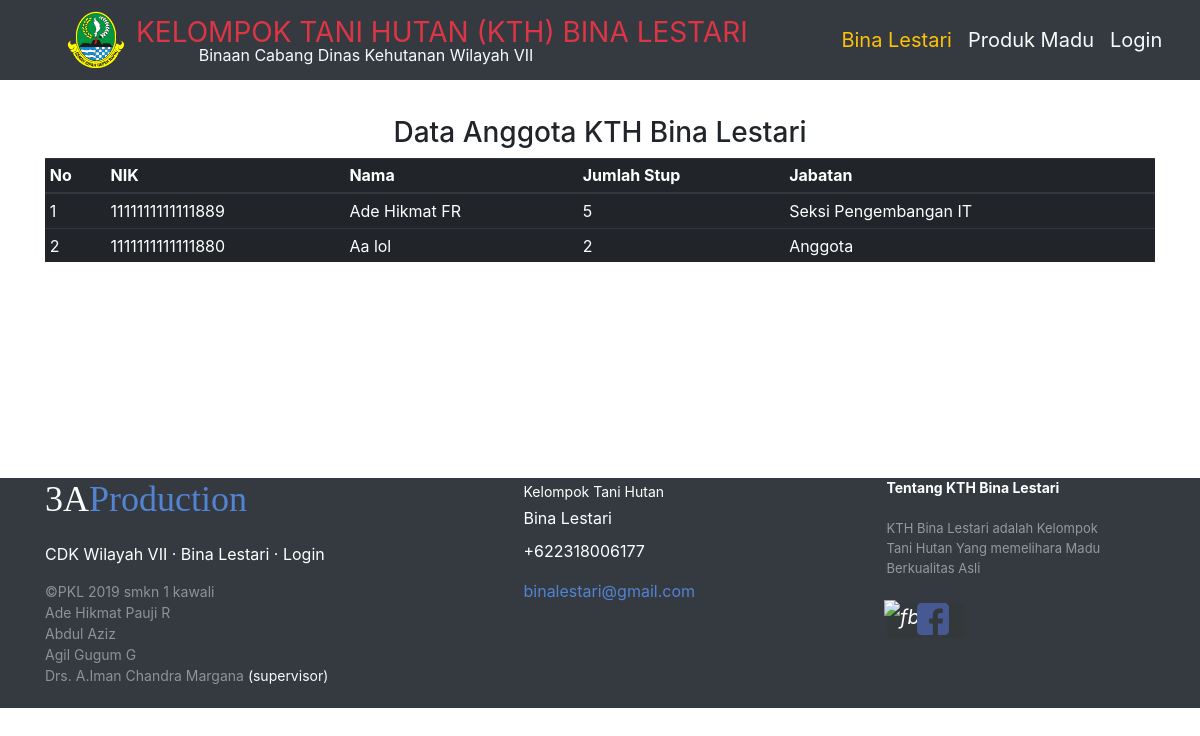
Screenshot of /info-anggota.php with the database file from the repository.
### tables this page shows
CREATE TABLE `logo` (
  `id_logo` int(11) NOT NULL,
  `nama_logo` varchar(100) DEFAULT NULL,
  `untuk` varchar(100) NOT NULL
);

CREATE TABLE `kth` (
  `id_kth` int(11) NOT NULL,
  `nama_kth` varchar(100) DEFAULT NULL,
  `alamat` text,
  `maps` varchar(255) DEFAULT NULL,
  `anggota` int(11) DEFAULT NULL
);

CREATE TABLE `anggota` (
  `id_anggota` int(11) NOT NULL,
  `nik` varchar(100) DEFAULT NULL,
  `nama` varchar(100) NOT NULL,
  `ttl` varchar(100) DEFAULT NULL,
  `jk` varchar(11) DEFAULT NULL,
  `alamat` text,
  `status` varchar(50) DEFAULT NULL,
  `pekerjaan` varchar(100) DEFAULT NULL,
  `id_kth` int(11) DEFAULT NULL,
  `id_jabatan` int(11) DEFAULT NULL,
  `jml_stup` int(11) DEFAULT NULL,
  `token` varchar(255) DEFAULT NULL
);

CREATE TABLE `jabatan` (
  `id_jabatan` int(11) NOT NULL,
  `nama_jabatan` varchar(100) DEFAULT NULL
);

CREATE TABLE `contac` (
  `id_con` int(11) NOT NULL,
  `nohp` varchar(15) DEFAULT NULL,
  `email` varchar(100) DEFAULT NULL,
  `about` varchar(255) DEFAULT NULL,
  `fb` varchar(100) DEFAULT NULL
);

### sql/index.php (called while the page is built, shortened)
<?php
function tampil($key){
  $row=[];
  $query=mysql_query($key);
   while($rows=mysql_fetch_assoc($query)){
     $row[]=$rows;
   }
 return $row;
}

### info-anggota.php (the view, shortened to what this page needs)
<?php
require "sql/index.php";
require "validasi/index.php";
$tp="SELECT * FROM logo WHERE untuk='cdk'";
$pt=tampil($tp);
$logo=$pt[0]['nama_logo'];
$kth="SELECT * from kth where id_kth='1'";
$tm=tampil($kth);
$namekth=$tm[0]['nama_kth'];
?>
 <!DOCTYPE html>
<html>
<head>
  <link rel="stylesheet" type="text/css" href="bootstrap/css/bootstrap.css">
  <link rel="stylesheet" type="text/css" href="css/lg.css">
  <link rel="stylesheet" type="text/css" href="css/sm.css">
  <link rel="stylesheet" type="text/css" href="css/style.css">
</head>
<body>
<section>
    <nav class="navbar navbar-expand-lg navbar-light bg-dark fixed-top">
      <img src="admin/img/logo/<?=$logo?>">
<a class="navbar-brand text-danger mb-3" href="index.php">KELOMPOK TANI HUTAN (KTH) <?php echo strtoupper($namekth);?></a>
    <span class="bin text-light" style="margin-left:-565px; margin-top:30px; margin-right:300px">Binaan Cabang Dinas Kehutanan Wilayah VII</span>
    <div class="collapse navbar-collapse" id="navbarNav">
      <ul class="navbar-nav">
        <li class="nav-item">
          <a class="nav-link text-warning" href="kth-lestari.php"><?=$namekth;?></a>
        </li>
        <li class="nav-item">
	        <a class="nav-link text-light" href="info-produk.php">Produk Madu</a>
	      </li>
        <li class="nav-item">
          <a class="nav-link text-light" href="login.php">Login</a>
        </li>
      </ul>
    </div>
</nav>
</section>
<section>
    <div class="container topp">
          <div class="row justify-content-center">
        <h3 class="mt-3 mb-2">Data Anggota KTH Bina Lestari</h3>
            <div class="container table-responsive" style="overflow-y: hidden;">
                <div data-role="main" class="ui-content">
                  <table data-role="table" class="table table-sm table-hover table-dark" >
                   <thead>
                    <tr>
                   <th>No</th>
                   <th>NIK</th>
                   <th>Nama</th>
                   <th>Jumlah Stup</th>
                   <th>Jabatan</th>
                   </tr>
                   </thead>
                   <tbody>
                   <?php
                   $aa=1;
                   $ku="SELECT * FROM anggota,jabatan where jabatan.id_jabatan=anggota.id_jabatan and id_kth='1'";
                  $ku=tampil($ku);
                   foreach($ku as $u):
                    ?>
                   <tr>
                   <td><?=$aa?></td>
                   <td><?=$u['nik']?></td>
                   <td><?=$u['nama']?></td>
                   <td><?=$u['jml_stup']?></td>
                   <td><?=$u['nama_jabatan']?></td>
                   </tr>
                   <?php $aa++; endforeach;?>
                   </tbody>
                  </table>
                </div>
          </div>
          </div>
    </div>
</section>
<?php
$str="SELECT * FROM contac WHERE id_con='1'";
$row=tampil($str);
 ?>
<div class="container-fluid bg-dark" style="max-width: 100%; height:230px; margin-top: 200px;">
       <div class="container bg-dark mt-3">
       <footer class="footer-distributed">
                  <div class="footer-left">
                    <h3>3A<span>Production</span></h3>
                     <p class="footer-links">
                   <a href="index.php">CDK Wilayah VII</a>
                   ·                     <a href="kth-lestari.php">Bina Lestari</a>
                   ·                     <a href="login.php">Login</a>
                     </p>
                       <p class="footer-company-name">&copy;PKL 2019 smkn 1 kawali</p>
                     <p class="footer-company-name">Ade Hikmat Pauji R</p>
                     <p class="footer-company-name">Abdul Aziz</p>
                     <p class="footer-company-name">Agil Gugum G</p>
                     <p class="footer-company-name">Drs. A.Iman Chandra Margana <span class="text-light">(supervisor)</span></p>
                 </div>
                 <div class="footer-center">
                  <div>
                   <p><span>Kelompok Tani Hutan</span> Bina Lestari</p>
                  </div>
                  <div>
                    <p><?=$row[0]['nohp']?></p>
                  </div>
                  <div>
                    <p><a href="<?=$row[0]['email']?>"><?=$row[0]['email']?></a></p>
                  </div>
                 </div>
                 <div class="footer-right">
                  <p class="footer-company-about">
                    <span>Tentang KTH Bina Lestari</span>                     <?=$row[0]['about']?>
                  </p>
                  <div class="footer-icons">
                    <a href="<?=$row[0]['fb']?>"><i class="fa fa-linkedin"><img src="https://img.icons8.com/color/48/000000/gmail.png" class="img-fluid" style="margin-left: -20px; max-height: 40px; position: absolute; max-width: 55px; margin-top: -3px;" alt="fb"></i></a>
                    <a href="<?=$row[0]['fb']?>"><i class="fa fa-linkedin"><img src="admin/img/logo/fb.svg" class="img-fluid" style="margin-left: -30px; position: absolute; max-width: 55px; max-height: 32px;" alt="fb"></i></a>
                  </div>
                 </div>
             </footer>
               </div>
           </div>
</body>
</html>

### css/lg.css (style rules this page uses)
.navbar img { width:60px; height:50px; }
.navbar-brand { font-size: 15px; }
.topp { margin-top:200px; }
@media (min-width: 992px) { .navbar img { width:60px; height:60px; margin-left:50px; margin-right:10px; } }
@media (min-width: 992px) { .navbar { height: 80px; } }
@media (min-width: 992px) { .navbar-nav { font-size: 20px; } }
@media (min-width: 992px) { .navbar-brand { font-size: 28px; } }
@media (min-width: 992px) { table tr td { box-sizing: border-box; } }
@media (min-width: 992px) { .topp { margin-top:100px; } }

### css/sm.css (style rules this page uses)
.footer-distributed .footer-left, .footer-distributed .footer-center, .footer-distributed .footer-right { display: inline-block; vertical-align: top; }
.footer-distributed .footer-left { width: 40%; }
.footer-distributed h3 { color: #ffffff; font: normal 36px 'Cookie', cursive; margin: 0; }
.footer-distributed h3 span { color: #5383d3; }
.footer-distributed .footer-links { color: #ffffff; margin: 20px 0 12px; padding: 0; }
.footer-distributed .footer-links a { display:inline-block; line-height: 1.8; text-decoration: none; color: inherit; }
.footer-distributed .footer-company-name { color: #8f9296; font-size: 14px; font-weight: normal; margin: 0; }
.footer-distributed .footer-center { width: 35%; }
.footer-distributed .footer-center p { display: inline-block; color: #ffffff; vertical-align: middle; margin:0; }
.footer-distributed .footer-center p span { display:block; font-weight: normal; font-size:14px; line-height:2; }
.footer-distributed .footer-center p a { color: #5383d3; text-decoration: none;; }
.footer-distributed .footer-right { width: 20%; }
.footer-distributed .footer-company-about { line-height: 20px; color: #92999f; font-size: 13px; font-weight: normal; margin: 0; }
.footer-distributed .footer-company-about span { display: block; color: #ffffff; font-size: 14px; font-weight: bold; margin-bottom: 20px; }
.footer-distributed .footer-icons { margin-top: 25px; }
.footer-distributed .footer-icons a { display: inline-block; width: 35px; height: 35px; cursor: pointer; background-color: #33383b; border-radius: 2px; font-size: 20px; color: #ffffff; text-align: center; line-height: 35px; margin-right: 3px; margin-bottom: 5px; }

### rows the page displays
logo: nama_logo (picture)
kth: nama_kth "BINA LESTARI", nama_kth "Bina Lestari"
anggota: nik "1111111111111889", nama "Ade Hikmat FR", jml_stup "5", id_jabatan.nama_jabatan "Seksi Pengembangan IT"
anggota: nik "1111111111111880", nama "Aa lol", jml_stup "2", id_jabatan.nama_jabatan "Anggota"
contac: nohp "+622318006177", email "binalestari@gmail.com", about "KTH Bina Lestari adalah Kelompok Tani Hutan Yang memelihara Madu Berkualitas Asli"
